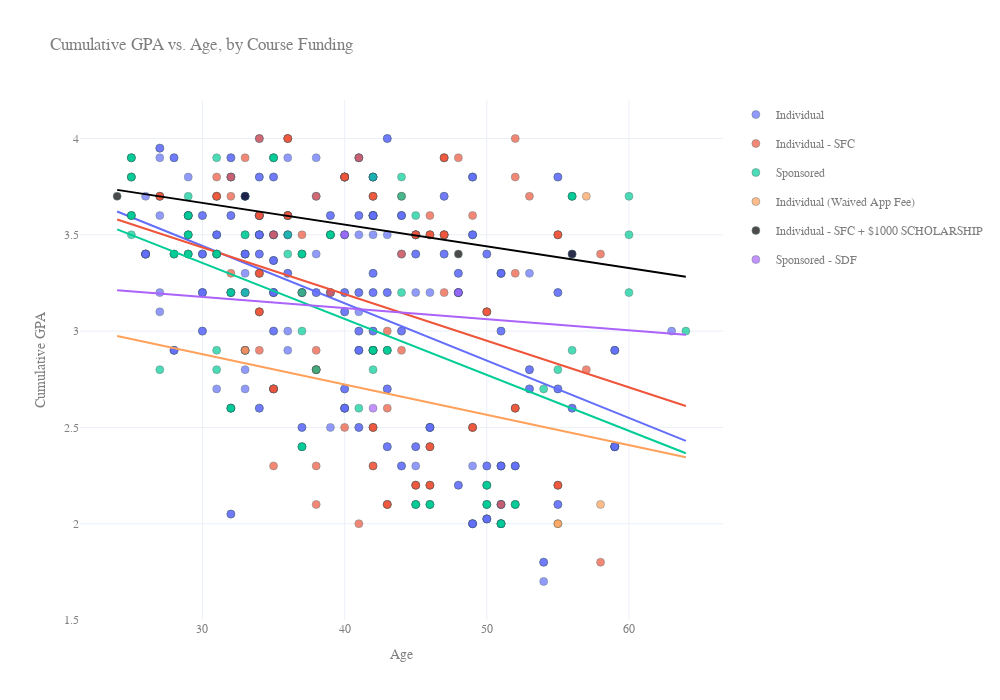

Here is the notebook cell this chart was saved with:
### Markdown cell above
## **Chart 3 : Scatter plot (using plotly graph objects)**

### Code cell
# Extract the relevant columns for plotting
age = df['AGE']
gpa = df['CUMULATIVE_GPA']

# Create an empty Plotly figure
fig = go.Figure()

# Identify all unique course funding categories in the dataset
course_funding_categories = df['COURSE FUNDING'].astype(str).unique()

# Define a color mapping for consistent category colors
color_map = {
    'Individual': '#636EFA',
    'Individual - SFC': '#EF553B',
    'Sponsored': '#00CC96',
    'Sponsored - SDF': '#AB63FA',
    'Individual (Waived App Fee)': '#FFA15A'
}

# Loop through each funding category to plot points and trendlines
for category in course_funding_categories:
    
    # Select only the rows for this category
    mask = df['COURSE FUNDING'].astype(str) == category
    x = age[mask]
    y = gpa[mask]
    
    # Remove rows with missing values in either column
    valid = x.notna() & y.notna()
    x = x[valid]
    y = y[valid]

    # Add scatter plot for this funding category
    fig.add_trace(
        go.Scatter(
            x=x, 
            y=y,
            mode='markers',
            name=category,
            legendgroup=category,
            marker=dict(
                color=color_map.get(category, '#000000'),  # fallback to black if missing
                size=8,
                opacity=0.7,
                line=dict(width=0.5, color='DarkSlateGrey')
            ),
            hovertemplate="Funding: %{text}<br>Age: %{x}<br>GPA: %{y}<extra></extra>",
            text=[category] * len(x)  # used for hover display
        )
    )

    # Find the global min and max ages to keep trendlines consistent across categories
    global_min_age = age.min(skipna=True)
    global_max_age = age.max(skipna=True)

    # If enough data points exist, fit and plot a linear trendline
    if len(x) >= 2:
        a, b = np.polyfit(x, y, 1)  # linear regression coefficients
        x_line = np.linspace(global_min_age, global_max_age, 100)
        y_line = a * x_line + b

        fig.add_trace(
            go.Scatter(
                x=x_line, 
                y=y_line,
                mode='lines',
                name=f"Trendline ({category})",
                legendgroup=category,
                showlegend=False,
                line=dict(
                    color=color_map.get(category, '#000000'),
                    width=2
                ),
                hoverinfo='skip'  # hide hover for trendline
            )
        )

# Configure chart layout (title, axis labels, theme, size)
fig.update_layout(
    title='Cumulative GPA vs. Age, by Course Funding',
    xaxis_title='Age',
    yaxis_title='Cumulative GPA',
    template='plotly_white',
    hovermode='closest',
    font=dict(family="Arial", size=12, color="#7f7f7f"),
    height=700,
    width=1000
)

# Set a fixed range for the Y-axis to maintain consistency
fig.update_yaxes(range=[1.5, 4.2])

# Display the figure
fig.show()

### Figure 1 — Plotly figure (JSON) as saved in the notebook; plotly's stock layout.template omitted (floating-point values rounded to 4 significant figures; data arrays with more than 128 entries replaced by an {"elided": "..."} marker saying what was removed)
{"data": [{"hovertemplate": "Funding: %{text}<br>Age: %{x}<br>GPA: %{y}<extra></extra>", "legendgroup": "Individual", "marker": {"color": "#636EFA", "line": {"color": "DarkSlateGrey", "width": 0.5}, "opacity": 0.7, "size": 8}, "mode": "markers", "name": "Individual", "text": {"elided": "268 str values"}, "type": "scatter", "x": {"elided": "268 int values"}, "y": {"elided": "268 float values"}}, {"hoverinfo": "skip", "legendgroup": "Individual", "line": {"color": "#636EFA", "width": 2}, "mode": "lines", "name": "Trendline (Individual)", "showlegend": false, "type": "scatter", "x": [24, 24.4, 24.81, 25.21, 25.62, 26.02, 26.42, 26.83, 27.23, 27.64, 28.04, 28.44, 28.85, 29.25, 29.66, 30.06, 30.46, 30.87, 31.27, 31.68, 32.08, 32.48, 32.89, 33.29, 33.7, 34.1, 34.51, 34.91, 35.31, 35.72, 36.12, 36.53, 36.93, 37.33, 37.74, 38.14, 38.55, 38.95, 39.35, 39.76, 40.16, 40.57, 40.97, 41.37, 41.78, 42.18, 42.59, 42.99, 43.39, 43.8, 44.2, 44.61, 45.01, 45.41, 45.82, 46.22, 46.63, 47.03, 47.43, 47.84, 48.24, 48.65, 49.05, 49.45, 49.86, 50.26, 50.67, 51.07, 51.47, 51.88, 52.28, 52.69, 53.09, 53.49, 53.9, 54.3, 54.71, 55.11, 55.52, 55.92, 56.32, 56.73, 57.13, 57.54, 57.94, 58.34, 58.75, 59.15, 59.56, 59.96, 60.36, 60.77, 61.17, 61.58, 61.98, 62.38, 62.79, 63.19, 63.6, 64], "y": [3.621, 3.609, 3.597, 3.585, 3.573, 3.561, 3.549, 3.537, 3.525, 3.513, 3.501, 3.489, 3.477, 3.465, 3.453, 3.44, 3.428, 3.416, 3.404, 3.392, 3.38, 3.368, 3.356, 3.344, 3.332, 3.32, 3.308, 3.296, 3.284, 3.272, 3.26, 3.248, 3.236, 3.224, 3.212, 3.2, 3.188, 3.176, 3.164, 3.152, 3.14, 3.128, 3.116, 3.104, 3.092, 3.08, 3.068, 3.056, 3.044, 3.031, 3.019, 3.007, 2.995, 2.983, 2.971, 2.959, 2.947, 2.935, 2.923, 2.911, 2.899, 2.887, 2.875, 2.863, 2.851, 2.839, 2.827, 2.815, 2.803, 2.791, 2.779, 2.767, 2.755, 2.743, 2.731, 2.719, 2.707, 2.695, 2.683, 2.671, 2.659, 2.647, 2.635, 2.622, 2.61, 2.598, 2.586, 2.574, 2.562, 2.55, 2.538, 2.526, 2.514, 2.502, 2.49, 2.478, 2.466, 2.454, 2.442, 2.43]}, {"hovertemplate": "Funding: %{text}<br>Age: %{x}<br>GPA: %{y}<extra></extra>", "legendgroup": "Individual - SFC", "marker": {"color": "#EF553B", "line": {"color": "DarkSlateGrey", "width": 0.5}, "opacity": 0.7, "size": 8}, "mode": "markers", "name": "Individual - SFC", "text": ["Individual - SFC", "Individual - SFC", "Individual - SFC", "Individual - SFC", "Individual - SFC", "Individual - SFC", "Individual - SFC", "Individual - SFC", "Individual - SFC", "Individual - SFC", "Individual - SFC", "Individual - SFC", "Individual - SFC", "Individual - SFC", "Individual - SFC", "Individual - SFC", "Individual - SFC", "Individual - SFC", "Individual - SFC", "Individual - SFC", "Individual - SFC", "Individual - SFC", "Individual - SFC", "Individual - SFC", "Individual - SFC", "Individual - SFC", "Individual - SFC", "Individual - SFC", "Individual - SFC", "Individual - SFC", "Individual - SFC", "Individual - SFC", "Individual - SFC", "Individual - SFC", "Individual - SFC", "Individual - SFC", "Individual - SFC", "Individual - SFC", "Individual - SFC", "Individual - SFC", "Individual - SFC", "Individual - SFC", "Individual - SFC", "Individual - SFC", "Individual - SFC", "Individual - SFC", "Individual - SFC", "Individual - SFC", "Individual - SFC", "Individual - SFC", "Individual - SFC", "Individual - SFC", "Individual - SFC", "Individual - SFC", "Individual - SFC", "Individual - SFC", "Individual - SFC", "Individual - SFC", "Individual - SFC", "Individual - SFC", "Individual - SFC", "Individual - SFC", "Individual - SFC", "Individual - SFC", "Individual - SFC", "Individual - SFC", "Individual - SFC", "Individual - SFC", "Individual - SFC", "Individual - SFC", "Individual - SFC", "Individual - SFC", "Individual - SFC", "Individual - SFC", "Individual - SFC", "Individual - SFC", "Individual - SFC", "Individual - SFC", "Individual - SFC", "Individual - SFC", "Individual - SFC", "Individual - SFC", "Individual - SFC", "Individual - SFC", "Individual - SFC", "Individual - SFC", "Individual - SFC", "Individual - SFC", "Individual - SFC", "Individual - SFC", "Individual - SFC", "Individual - SFC", "Individual - SFC", "Individual - SFC", "Individual - SFC", "Individual - SFC", "Individual - SFC", "Individual - SFC", "Individual - SFC", "Individual - SFC", "Individual - SFC", "Individual - SFC", "Individual - SFC", "Individual - SFC", "Individual - SFC", "Individual - SFC", "Individual - SFC", "Individual - SFC", "Individual - SFC", "Individual - SFC", "Individual - SFC", "Individual - SFC", "Individual - SFC", "Individual - SFC", "Individual - SFC", "Individual - SFC", "Individual - SFC", "Individual - SFC", "Individual - SFC", "Individual - SFC"], "type": "scatter", "x": [46, 46, 46, 45, 45, 45, 34, 34, 34, 55, 55, 55, 52, 52, 52, 42, 42, 42, 47, 47, 47, 40, 40, 40, 46, 46, 46, 36, 36, 36, 47, 47, 47, 34, 34, 34, 40, 40, 40, 50, 50, 50, 49, 49, 49, 36, 36, 36, 55, 55, 55, 46, 46, 46, 35, 35, 35, 38, 38, 38, 43, 43, 43, 31, 31, 31, 45, 45, 45, 42, 42, 42, 34, 34, 34, 27, 27, 27, 38, 31, 38, 41, 38, 31, 33, 43, 58, 32, 37, 44, 52, 42, 43, 57, 33, 46, 44, 58, 41, 44, 39, 34, 32, 49, 52, 37, 40, 35, 51, 48, 32, 42, 34, 53, 38, 52, 47, 35, 42, 47], "y": [3.5, 3.5, 3.5, 2.2, 2.2, 2.2, 3.1, 3.1, 3.1, 3.5, 3.5, 3.5, 2.6, 2.6, 2.6, 2.5, 2.5, 2.5, 3.9, 3.9, 3.9, 3.8, 3.8, 3.8, 2.4, 2.4, 2.4, 3.6, 3.6, 3.6, 3.5, 3.5, 3.5, 3.6, 3.6, 3.6, 3.8, 3.8, 3.8, 3.1, 3.1, 3.1, 2.5, 2.5, 2.5, 4, 4, 4, 2.2, 2.2, 2.2, 2.2, 2.2, 2.2, 2.7, 2.7, 2.7, 2.8, 2.8, 2.8, 2.1, 2.1, 2.1, 3.7, 3.7, 3.7, 3.5, 3.5, 3.5, 3.7, 3.7, 3.7, 3.3, 3.3, 3.3, 3.7, 3.7, 3.7, 2.3, 3.4, 3.7, 2, 2.9, 3.8, 3.9, 3, 3.4, 3.3, 3.5, 3.4, 3.8, 2.9, 2.6, 2.8, 2.9, 3.6, 3.7, 1.8, 3.9, 2.9, 3.2, 2.9, 3.7, 3.6, 4, 3.2, 2.5, 3.5, 2.1, 3.9, 3.8, 2.3, 4, 3.7, 2.1, 3.3, 3.5, 2.3, 2.3, 3.2]}, {"hoverinfo": "skip", "legendgroup": "Individual - SFC", "line": {"color": "#EF553B", "width": 2}, "mode": "lines", "name": "Trendline (Individual - SFC)", "showlegend": false, "type": "scatter", "x": [24, 24.4, 24.81, 25.21, 25.62, 26.02, 26.42, 26.83, 27.23, 27.64, 28.04, 28.44, 28.85, 29.25, 29.66, 30.06, 30.46, 30.87, 31.27, 31.68, 32.08, 32.48, 32.89, 33.29, 33.7, 34.1, 34.51, 34.91, 35.31, 35.72, 36.12, 36.53, 36.93, 37.33, 37.74, 38.14, 38.55, 38.95, 39.35, 39.76, 40.16, 40.57, 40.97, 41.37, 41.78, 42.18, 42.59, 42.99, 43.39, 43.8, 44.2, 44.61, 45.01, 45.41, 45.82, 46.22, 46.63, 47.03, 47.43, 47.84, 48.24, 48.65, 49.05, 49.45, 49.86, 50.26, 50.67, 51.07, 51.47, 51.88, 52.28, 52.69, 53.09, 53.49, 53.9, 54.3, 54.71, 55.11, 55.52, 55.92, 56.32, 56.73, 57.13, 57.54, 57.94, 58.34, 58.75, 59.15, 59.56, 59.96, 60.36, 60.77, 61.17, 61.58, 61.98, 62.38, 62.79, 63.19, 63.6, 64], "y": [3.58, 3.57, 3.56, 3.551, 3.541, 3.531, 3.521, 3.511, 3.502, 3.492, 3.482, 3.472, 3.463, 3.453, 3.443, 3.433, 3.423, 3.414, 3.404, 3.394, 3.384, 3.374, 3.365, 3.355, 3.345, 3.335, 3.326, 3.316, 3.306, 3.296, 3.286, 3.277, 3.267, 3.257, 3.247, 3.238, 3.228, 3.218, 3.208, 3.198, 3.189, 3.179, 3.169, 3.159, 3.149, 3.14, 3.13, 3.12, 3.11, 3.101, 3.091, 3.081, 3.071, 3.061, 3.052, 3.042, 3.032, 3.022, 3.013, 3.003, 2.993, 2.983, 2.973, 2.964, 2.954, 2.944, 2.934, 2.925, 2.915, 2.905, 2.895, 2.885, 2.876, 2.866, 2.856, 2.846, 2.836, 2.827, 2.817, 2.807, 2.797, 2.788, 2.778, 2.768, 2.758, 2.748, 2.739, 2.729, 2.719, 2.709, 2.7, 2.69, 2.68, 2.67, 2.66, 2.651, 2.641, 2.631, 2.621, 2.611]}, {"hovertemplate": "Funding: %{text}<br>Age: %{x}<br>GPA: %{y}<extra></extra>", "legendgroup": "Sponsored", "marker": {"color": "#00CC96", "line": {"color": "DarkSlateGrey", "width": 0.5}, "opacity": 0.7, "size": 8}, "mode": "markers", "name": "Sponsored", "text": ["Sponsored", "Sponsored", "Sponsored", "Sponsored", "Sponsored", "Sponsored", "Sponsored", "Sponsored", "Sponsored", "Sponsored", "Sponsored", "Sponsored", "Sponsored", "Sponsored", "Sponsored", "Sponsored", "Sponsored", "Sponsored", "Sponsored", "Sponsored", "Sponsored", "Sponsored", "Sponsored", "Sponsored", "Sponsored", "Sponsored", "Sponsored", "Sponsored", "Sponsored", "Sponsored", "Sponsored", "Sponsored", "Sponsored", "Sponsored", "Sponsored", "Sponsored", "Sponsored", "Sponsored", "Sponsored", "Sponsored", "Sponsored", "Sponsored", "Sponsored", "Sponsored", "Sponsored", "Sponsored", "Sponsored", "Sponsored", "Sponsored", "Sponsored", "Sponsored", "Sponsored", "Sponsored", "Sponsored", "Sponsored", "Sponsored", "Sponsored", "Sponsored", "Sponsored", "Sponsored", "Sponsored", "Sponsored", "Sponsored", "Sponsored", "Sponsored", "Sponsored", "Sponsored", "Sponsored", "Sponsored", "Sponsored", "Sponsored", "Sponsored", "Sponsored", "Sponsored", "Sponsored", "Sponsored", "Sponsored", "Sponsored", "Sponsored", "Sponsored", "Sponsored", "Sponsored", "Sponsored", "Sponsored", "Sponsored", "Sponsored", "Sponsored", "Sponsored", "Sponsored", "Sponsored", "Sponsored", "Sponsored", "Sponsored", "Sponsored", "Sponsored", "Sponsored", "Sponsored", "Sponsored", "Sponsored", "Sponsored"], "type": "scatter", "x": [42, 42, 42, 45, 45, 45, 42, 42, 42, 37, 37, 37, 52, 52, 52, 35, 35, 35, 39, 39, 39, 56, 56, 56, 37, 37, 37, 50, 50, 50, 29, 29, 29, 31, 31, 31, 32, 32, 32, 46, 46, 46, 43, 43, 43, 25, 25, 25, 29, 29, 29, 28, 28, 28, 25, 25, 25, 50, 50, 50, 25, 25, 25, 29, 29, 29, 51, 51, 51, 44, 31, 39, 31, 29, 42, 36, 32, 54, 41, 44, 60, 32, 42, 33, 44, 31, 60, 60, 38, 45, 33, 56, 55, 36, 64, 25, 33, 37, 37, 27], "y": [2.9, 2.9, 2.9, 2.1, 2.1, 2.1, 2.9, 2.9, 2.9, 3.4, 3.4, 3.4, 2.1, 2.1, 2.1, 3.9, 3.9, 3.9, 3.5, 3.5, 3.5, 3.7, 3.7, 3.7, 2.4, 2.4, 2.4, 2.1, 2.1, 2.1, 3.6, 3.6, 3.6, 3.4, 3.4, 3.4, 2.6, 2.6, 2.6, 2.1, 2.1, 2.1, 2.9, 2.9, 2.9, 3.9, 3.9, 3.9, 3.5, 3.5, 3.5, 3.4, 3.4, 3.4, 3.8, 3.8, 3.8, 2.2, 2.2, 2.2, 3.6, 3.6, 3.6, 3.4, 3.4, 3.4, 2, 2, 2, 3.7, 2.8, 3.5, 3.9, 3.7, 2.8, 3.4, 3.2, 2.7, 2.6, 3.8, 3.5, 3.2, 3.8, 3.5, 3.2, 2.9, 3.2, 3.7, 2.8, 3.6, 3.2, 2.9, 2.8, 3.5, 3, 3.5, 3.5, 3, 3.2, 2.8]}, {"hoverinfo": "skip", "legendgroup": "Sponsored", "line": {"color": "#00CC96", "width": 2}, "mode": "lines", "name": "Trendline (Sponsored)", "showlegend": false, "type": "scatter", "x": [24, 24.4, 24.81, 25.21, 25.62, 26.02, 26.42, 26.83, 27.23, 27.64, 28.04, 28.44, 28.85, 29.25, 29.66, 30.06, 30.46, 30.87, 31.27, 31.68, 32.08, 32.48, 32.89, 33.29, 33.7, 34.1, 34.51, 34.91, 35.31, 35.72, 36.12, 36.53, 36.93, 37.33, 37.74, 38.14, 38.55, 38.95, 39.35, 39.76, 40.16, 40.57, 40.97, 41.37, 41.78, 42.18, 42.59, 42.99, 43.39, 43.8, 44.2, 44.61, 45.01, 45.41, 45.82, 46.22, 46.63, 47.03, 47.43, 47.84, 48.24, 48.65, 49.05, 49.45, 49.86, 50.26, 50.67, 51.07, 51.47, 51.88, 52.28, 52.69, 53.09, 53.49, 53.9, 54.3, 54.71, 55.11, 55.52, 55.92, 56.32, 56.73, 57.13, 57.54, 57.94, 58.34, 58.75, 59.15, 59.56, 59.96, 60.36, 60.77, 61.17, 61.58, 61.98, 62.38, 62.79, 63.19, 63.6, 64], "y": [3.528, 3.517, 3.505, 3.493, 3.481, 3.47, 3.458, 3.446, 3.434, 3.423, 3.411, 3.399, 3.387, 3.376, 3.364, 3.352, 3.341, 3.329, 3.317, 3.305, 3.294, 3.282, 3.27, 3.258, 3.247, 3.235, 3.223, 3.211, 3.2, 3.188, 3.176, 3.164, 3.153, 3.141, 3.129, 3.117, 3.106, 3.094, 3.082, 3.07, 3.059, 3.047, 3.035, 3.023, 3.012, 3.0, 2.988, 2.977, 2.965, 2.953, 2.941, 2.93, 2.918, 2.906, 2.894, 2.883, 2.871, 2.859, 2.847, 2.836, 2.824, 2.812, 2.8, 2.789, 2.777, 2.765, 2.753, 2.742, 2.73, 2.718, 2.706, 2.695, 2.683, 2.671, 2.659, 2.648, 2.636, 2.624, 2.613, 2.601, 2.589, 2.577, 2.566, 2.554, 2.542, 2.53, 2.519, 2.507, 2.495, 2.483, 2.472, 2.46, 2.448, 2.436, 2.425, 2.413, 2.401, 2.389, 2.378, 2.366]}, {"hovertemplate": "Funding: %{text}<br>Age: %{x}<br>GPA: %{y}<extra></extra>", "legendgroup": "Individual (Waived App Fee)", "marker": {"color": "#FFA15A", "line": {"color": "DarkSlateGrey", "width": 0.5}, "opacity": 0.7, "size": 8}, "mode": "markers", "name": "Individual (Waived App Fee)", "text": ["Individual (Waived App Fee)", "Individual (Waived App Fee)", "Individual (Waived App Fee)", "Individual (Waived App Fee)", "Individual (Waived App Fee)"], "type": "scatter", "x": [58, 33, 57, 55, 55], "y": [2.1, 2.9, 3.7, 2, 2]}, {"hoverinfo": "skip", "legendgroup": "Individual (Waived App Fee)", "line": {"color": "#FFA15A", "width": 2}, "mode": "lines", "name": "Trendline (Individual (Waived App Fee))", "showlegend": false, "type": "scatter", "x": [24, 24.4, 24.81, 25.21, 25.62, 26.02, 26.42, 26.83, 27.23, 27.64, 28.04, 28.44, 28.85, 29.25, 29.66, 30.06, 30.46, 30.87, 31.27, 31.68, 32.08, 32.48, 32.89, 33.29, 33.7, 34.1, 34.51, 34.91, 35.31, 35.72, 36.12, 36.53, 36.93, 37.33, 37.74, 38.14, 38.55, 38.95, 39.35, 39.76, 40.16, 40.57, 40.97, 41.37, 41.78, 42.18, 42.59, 42.99, 43.39, 43.8, 44.2, 44.61, 45.01, 45.41, 45.82, 46.22, 46.63, 47.03, 47.43, 47.84, 48.24, 48.65, 49.05, 49.45, 49.86, 50.26, 50.67, 51.07, 51.47, 51.88, 52.28, 52.69, 53.09, 53.49, 53.9, 54.3, 54.71, 55.11, 55.52, 55.92, 56.32, 56.73, 57.13, 57.54, 57.94, 58.34, 58.75, 59.15, 59.56, 59.96, 60.36, 60.77, 61.17, 61.58, 61.98, 62.38, 62.79, 63.19, 63.6, 64], "y": [2.975, 2.968, 2.962, 2.956, 2.949, 2.943, 2.937, 2.93, 2.924, 2.918, 2.911, 2.905, 2.898, 2.892, 2.886, 2.879, 2.873, 2.867, 2.86, 2.854, 2.848, 2.841, 2.835, 2.828, 2.822, 2.816, 2.809, 2.803, 2.797, 2.79, 2.784, 2.778, 2.771, 2.765, 2.758, 2.752, 2.746, 2.739, 2.733, 2.727, 2.72, 2.714, 2.707, 2.701, 2.695, 2.688, 2.682, 2.676, 2.669, 2.663, 2.657, 2.65, 2.644, 2.637, 2.631, 2.625, 2.618, 2.612, 2.606, 2.599, 2.593, 2.587, 2.58, 2.574, 2.567, 2.561, 2.555, 2.548, 2.542, 2.536, 2.529, 2.523, 2.517, 2.51, 2.504, 2.497, 2.491, 2.485, 2.478, 2.472, 2.466, 2.459, 2.453, 2.446, 2.44, 2.434, 2.427, 2.421, 2.415, 2.408, 2.402, 2.396, 2.389, 2.383, 2.376, 2.37, 2.364, 2.357, 2.351, 2.345]}, {"hovertemplate": "Funding: %{text}<br>Age: %{x}<br>GPA: %{y}<extra></extra>", "legendgroup": "Individual - SFC + $1000 SCHOLARSHIP", "marker": {"color": "#000000", "line": {"color": "DarkSlateGrey", "width": 0.5}, "opacity": 0.7, "size": 8}, "mode": "markers", "name": "Individual - SFC + $1000 SCHOLARSHIP", "text": ["Individual - SFC + $1000 SCHOLARSHIP", "Individual - SFC + $1000 SCHOLARSHIP", "Individual - SFC + $1000 SCHOLARSHIP", "Individual - SFC + $1000 SCHOLARSHIP"], "type": "scatter", "x": [33, 24, 56, 48], "y": [3.7, 3.7, 3.4, 3.4]}, {"hoverinfo": "skip", "legendgroup": "Individual - SFC + $1000 SCHOLARSHIP", "line": {"color": "#000000", "width": 2}, "mode": "lines", "name": "Trendline (Individual - SFC + $1000 SCHOLARSHIP)", "showlegend": false, "type": "scatter", "x": [24, 24.4, 24.81, 25.21, 25.62, 26.02, 26.42, 26.83, 27.23, 27.64, 28.04, 28.44, 28.85, 29.25, 29.66, 30.06, 30.46, 30.87, 31.27, 31.68, 32.08, 32.48, 32.89, 33.29, 33.7, 34.1, 34.51, 34.91, 35.31, 35.72, 36.12, 36.53, 36.93, 37.33, 37.74, 38.14, 38.55, 38.95, 39.35, 39.76, 40.16, 40.57, 40.97, 41.37, 41.78, 42.18, 42.59, 42.99, 43.39, 43.8, 44.2, 44.61, 45.01, 45.41, 45.82, 46.22, 46.63, 47.03, 47.43, 47.84, 48.24, 48.65, 49.05, 49.45, 49.86, 50.26, 50.67, 51.07, 51.47, 51.88, 52.28, 52.69, 53.09, 53.49, 53.9, 54.3, 54.71, 55.11, 55.52, 55.92, 56.32, 56.73, 57.13, 57.54, 57.94, 58.34, 58.75, 59.15, 59.56, 59.96, 60.36, 60.77, 61.17, 61.58, 61.98, 62.38, 62.79, 63.19, 63.6, 64], "y": [3.733, 3.729, 3.724, 3.72, 3.715, 3.711, 3.706, 3.701, 3.697, 3.692, 3.688, 3.683, 3.679, 3.674, 3.67, 3.665, 3.66, 3.656, 3.651, 3.647, 3.642, 3.638, 3.633, 3.629, 3.624, 3.619, 3.615, 3.61, 3.606, 3.601, 3.597, 3.592, 3.587, 3.583, 3.578, 3.574, 3.569, 3.565, 3.56, 3.556, 3.551, 3.546, 3.542, 3.537, 3.533, 3.528, 3.524, 3.519, 3.515, 3.51, 3.505, 3.501, 3.496, 3.492, 3.487, 3.483, 3.478, 3.473, 3.469, 3.464, 3.46, 3.455, 3.451, 3.446, 3.442, 3.437, 3.432, 3.428, 3.423, 3.419, 3.414, 3.41, 3.405, 3.401, 3.396, 3.391, 3.387, 3.382, 3.378, 3.373, 3.369, 3.364, 3.36, 3.355, 3.35, 3.346, 3.341, 3.337, 3.332, 3.328, 3.323, 3.318, 3.314, 3.309, 3.305, 3.3, 3.296, 3.291, 3.287, 3.282]}, {"hovertemplate": "Funding: %{text}<br>Age: %{x}<br>GPA: %{y}<extra></extra>", "legendgroup": "Sponsored - SDF", "marker": {"color": "#AB63FA", "line": {"color": "DarkSlateGrey", "width": 0.5}, "opacity": 0.7, "size": 8}, "mode": "markers", "name": "Sponsored - SDF", "text": ["Sponsored - SDF", "Sponsored - SDF", "Sponsored - SDF"], "type": "scatter", "x": [42, 40, 48], "y": [2.6, 3.5, 3.2]}, {"hoverinfo": "skip", "legendgroup": "Sponsored - SDF", "line": {"color": "#AB63FA", "width": 2}, "mode": "lines", "name": "Trendline (Sponsored - SDF)", "showlegend": false, "type": "scatter", "x": [24, 24.4, 24.81, 25.21, 25.62, 26.02, 26.42, 26.83, 27.23, 27.64, 28.04, 28.44, 28.85, 29.25, 29.66, 30.06, 30.46, 30.87, 31.27, 31.68, 32.08, 32.48, 32.89, 33.29, 33.7, 34.1, 34.51, 34.91, 35.31, 35.72, 36.12, 36.53, 36.93, 37.33, 37.74, 38.14, 38.55, 38.95, 39.35, 39.76, 40.16, 40.57, 40.97, 41.37, 41.78, 42.18, 42.59, 42.99, 43.39, 43.8, 44.2, 44.61, 45.01, 45.41, 45.82, 46.22, 46.63, 47.03, 47.43, 47.84, 48.24, 48.65, 49.05, 49.45, 49.86, 50.26, 50.67, 51.07, 51.47, 51.88, 52.28, 52.69, 53.09, 53.49, 53.9, 54.3, 54.71, 55.11, 55.52, 55.92, 56.32, 56.73, 57.13, 57.54, 57.94, 58.34, 58.75, 59.15, 59.56, 59.96, 60.36, 60.77, 61.17, 61.58, 61.98, 62.38, 62.79, 63.19, 63.6, 64], "y": [3.212, 3.209, 3.207, 3.205, 3.202, 3.2, 3.198, 3.195, 3.193, 3.191, 3.188, 3.186, 3.184, 3.181, 3.179, 3.177, 3.174, 3.172, 3.17, 3.167, 3.165, 3.163, 3.16, 3.158, 3.156, 3.153, 3.151, 3.149, 3.146, 3.144, 3.142, 3.139, 3.137, 3.135, 3.132, 3.13, 3.128, 3.125, 3.123, 3.121, 3.118, 3.116, 3.114, 3.111, 3.109, 3.107, 3.104, 3.102, 3.1, 3.097, 3.095, 3.093, 3.09, 3.088, 3.086, 3.083, 3.081, 3.079, 3.076, 3.074, 3.072, 3.069, 3.067, 3.065, 3.062, 3.06, 3.058, 3.055, 3.053, 3.051, 3.048, 3.046, 3.044, 3.041, 3.039, 3.037, 3.034, 3.032, 3.03, 3.027, 3.025, 3.023, 3.02, 3.018, 3.016, 3.013, 3.011, 3.009, 3.006, 3.004, 3.002, 2.999, 2.997, 2.995, 2.992, 2.99, 2.988, 2.985, 2.983, 2.981]}], "layout": {"font": {"color": "#7f7f7f", "family": "Arial", "size": 12}, "height": 700, "hovermode": "closest", "title": {"text": "Cumulative GPA vs. Age, by Course Funding"}, "width": 1000, "xaxis": {"title": {"text": "Age"}}, "yaxis": {"range": [1.5, 4.2], "title": {"text": "Cumulative GPA"}}}}
